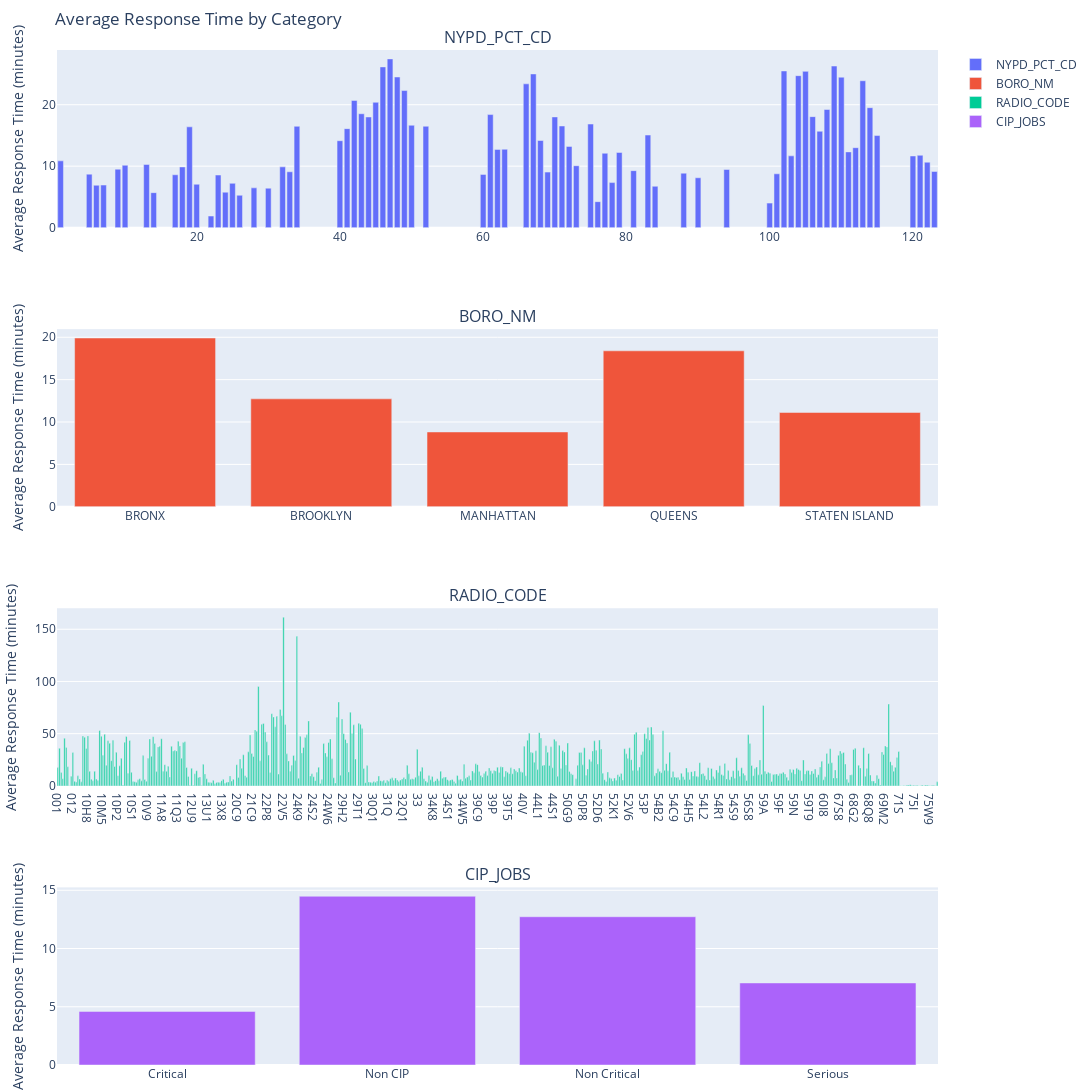

Here is the notebook cell this chart was saved with:
### Code cell
# Plotting categorical columns with average response time
fig = make_subplots(rows=len(category_columns), cols=1, subplot_titles=category_columns, vertical_spacing=.1)

for i, col in enumerate(category_columns):
    avg_data = avg_response_times[col]
    trace = go.Bar(x=avg_data[col], y=avg_data['RESPONSE_TIME'], name=col)
    fig.add_trace(trace, row=i + 1, col=1)
    fig.update_yaxes(title_text='Average Response Time (minutes)', row=i + 1, col=1)

fig.update_layout(
    title_text='Average Response Time by Category',
    width=1700,
    height=2000,
    margin=dict(l=15, r=10, t=50, b=10)
)
fig.show()

### Figure 1 — Plotly figure (JSON) as saved in the notebook; plotly's stock layout.template omitted (floating-point values rounded to 4 significant figures; data arrays with more than 128 entries replaced by an {"elided": "..."} marker saying what was removed)
{"data": [{"name": "NYPD_PCT_CD", "type": "bar", "x": [1, 5, 6, 7, 9, 10, 13, 14, 17, 18, 19, 20, 22, 23, 24, 25, 26, 28, 30, 32, 33, 34, 40, 41, 42, 43, 44, 45, 46, 47, 48, 49, 50, 52, 60, 61, 62, 63, 66, 67, 68, 69, 70, 71, 72, 73, 75, 76, 77, 78, 79, 81, 83, 84, 88, 90, 94, 100, 101, 102, 103, 104, 105, 106, 107, 108, 109, 110, 111, 112, 113, 114, 115, 120, 121, 122, 123], "xaxis": "x", "y": [10.87, 8.704, 6.898, 6.929, 9.515, 10.15, 10.28, 5.692, 8.6, 9.88, 16.4, 7.06, 1.886, 8.561, 5.768, 7.21, 5.266, 6.47, 6.419, 9.887, 9.089, 16.49, 14.15, 16.11, 20.7, 18.53, 18.01, 20.39, 26.15, 27.46, 24.51, 22.3, 16.66, 16.5, 8.663, 18.4, 12.73, 12.76, 23.4, 25.01, 14.18, 9.036, 18.02, 16.54, 13.22, 10.07, 16.86, 4.225, 12.1, 7.33, 12.23, 9.271, 15.06, 6.73, 8.864, 8.111, 9.461, 3.987, 8.758, 25.49, 11.68, 24.73, 25.43, 18.06, 15.69, 19.22, 26.29, 24.48, 12.33, 13.01, 23.9, 19.52, 14.98, 11.66, 11.77, 10.65, 9.144], "yaxis": "y"}, {"name": "BORO_NM", "type": "bar", "x": ["BRONX", "BROOKLYN", "MANHATTAN", "QUEENS", "STATEN ISLAND"], "xaxis": "x2", "y": [19.91, 12.73, 8.825, 18.4, 11.13], "yaxis": "y2"}, {"name": "RADIO_CODE", "type": "bar", "x": {"elided": "527 str values"}, "xaxis": "x3", "y": {"elided": "527 float values"}, "yaxis": "y3"}, {"name": "CIP_JOBS", "type": "bar", "x": ["Critical", "Non CIP", "Non Critical", "Serious"], "xaxis": "x4", "y": [4.599, 14.49, 12.73, 7.044], "yaxis": "y4"}], "layout": {"annotations": [{"font": {"size": 16}, "showarrow": false, "text": "NYPD_PCT_CD", "x": 0.5, "xanchor": "center", "xref": "paper", "y": 1, "yanchor": "bottom", "yref": "paper"}, {"font": {"size": 16}, "showarrow": false, "text": "BORO_NM", "x": 0.5, "xanchor": "center", "xref": "paper", "y": 0.725, "yanchor": "bottom", "yref": "paper"}, {"font": {"size": 16}, "showarrow": false, "text": "RADIO_CODE", "x": 0.5, "xanchor": "center", "xref": "paper", "y": 0.45, "yanchor": "bottom", "yref": "paper"}, {"font": {"size": 16}, "showarrow": false, "text": "CIP_JOBS", "x": 0.5, "xanchor": "center", "xref": "paper", "y": 0.175, "yanchor": "bottom", "yref": "paper"}], "height": 2000, "margin": {"b": 10, "l": 15, "r": 10, "t": 50}, "title": {"text": "Average Response Time by Category"}, "width": 1700, "xaxis": {"anchor": "y", "domain": [0, 1]}, "xaxis2": {"anchor": "y2", "domain": [0, 1]}, "xaxis3": {"anchor": "y3", "domain": [0, 1]}, "xaxis4": {"anchor": "y4", "domain": [0, 1]}, "yaxis": {"anchor": "x", "domain": [0.825, 1], "title": {"text": "Average Response Time (minutes)"}}, "yaxis2": {"anchor": "x2", "domain": [0.55, 0.725], "title": {"text": "Average Response Time (minutes)"}}, "yaxis3": {"anchor": "x3", "domain": [0.275, 0.45], "title": {"text": "Average Response Time (minutes)"}}, "yaxis4": {"anchor": "x4", "domain": [0, 0.175], "title": {"text": "Average Response Time (minutes)"}}}}
